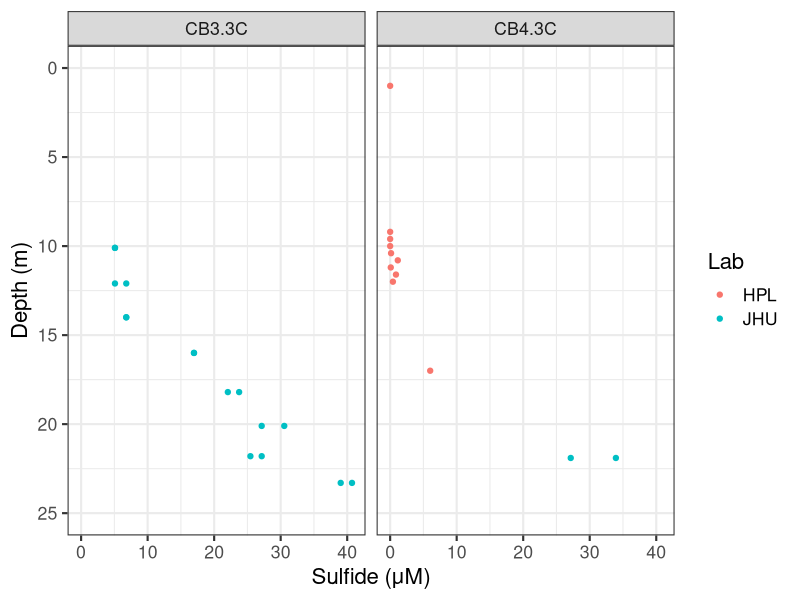
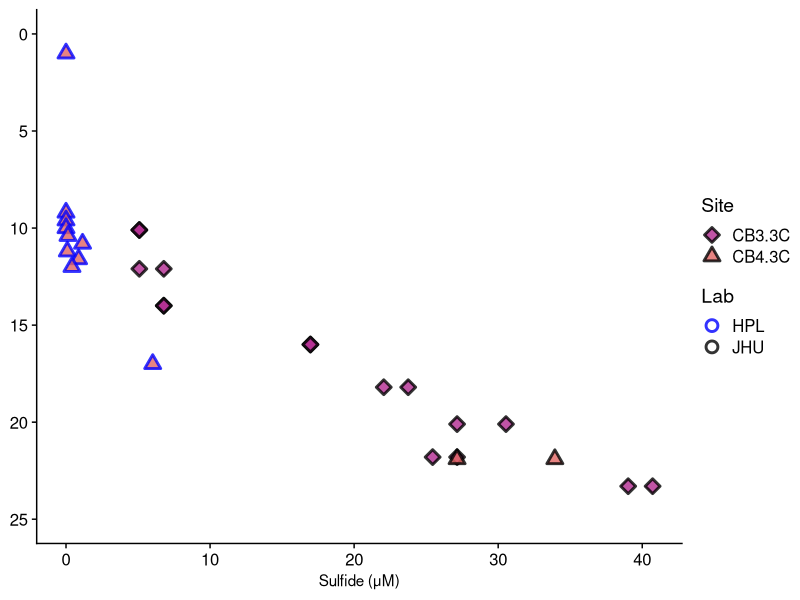
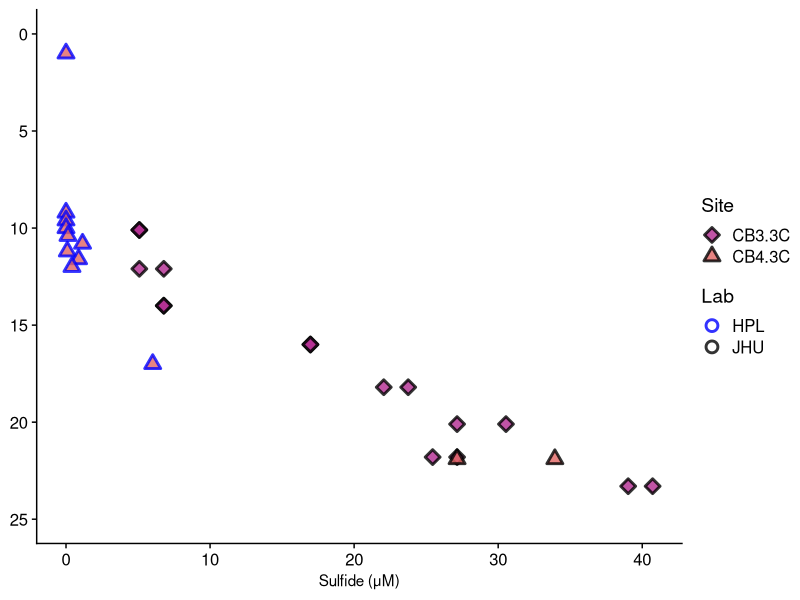

Source code (R) for these figures, in order:
## ---- chunk 1
library(tidyverse)
library(here)
library(readxl)
## ---- chunk 2
sulfideGomes <- read_excel(here::here("InputData", "cb2019_sulfide sample log (1) (1)(1).xlsx"), range = "A2:J20")
## ---- chunk 3
sulfideCornwell <- read_excel(here::here("InputData", "July 2019 water column profile rev.xlsx")) %>%
  slice(-1) %>%
  mutate_all(as.numeric)
## ---- chunk 4
sulfideCombined <- bind_rows(
  sulfideGomes %>% mutate(Lab = "JHU") %>% select(Lab, Site, `Depth (m)`, H2S = `correct concentration`), 
  sulfideCornwell %>% mutate(Lab = "HPL", Site = "CB4.3C") %>% select(Lab, Site, `Depth (m)` = Depth, H2S)
)
## ---- chunk 5
ggplot(sulfideCombined, aes(y = `Depth (m)`, x = H2S, color = Lab)) +
  geom_point() +
  scale_y_reverse() +
  labs(x = "Sulfide (μM)") +
  facet_wrap(~Site) +
  #geom_vline(xintercept = 7.78 * 3) +
  theme_bw(base_size = 16)+
  lims(y = c(25, 0))
## ---- chunk 6
sulfidePlot <- sulfideCombined %>% 
  arrange(Site) %>%
ggplot(aes(y = `Depth (m)`, x = H2S, shape = Site, fill = Site, color = Lab)) +
  geom_point(size = 3, alpha = 0.8, stroke = 1.5) +
  scale_y_reverse() +
  labs(x = "Sulfide (μM)") +
  #geom_vline(xintercept = 7.78 * 3) +
  theme_bw(base_size = 16)+
  lims(y = c(25, 0)) +
  scale_fill_manual(values = viridis::plasma(n = 6)[3:4]) +
  scale_color_manual(values = c("blue", "black")) +
  scale_shape_manual(values = rep(21:25, 2)[3:4]) +
  cowplot::theme_cowplot()+
  guides(color = guide_legend(override.aes = list(shape=1))) +
  theme(axis.title.y = element_blank(),
        axis.title.x = element_text(size = 11)
        )
sulfidePlot
## ---- chunk 7
ggsave(here("Figures", "sulfidePlot.png"), plot = sulfidePlot, height = 4, width = 4)
